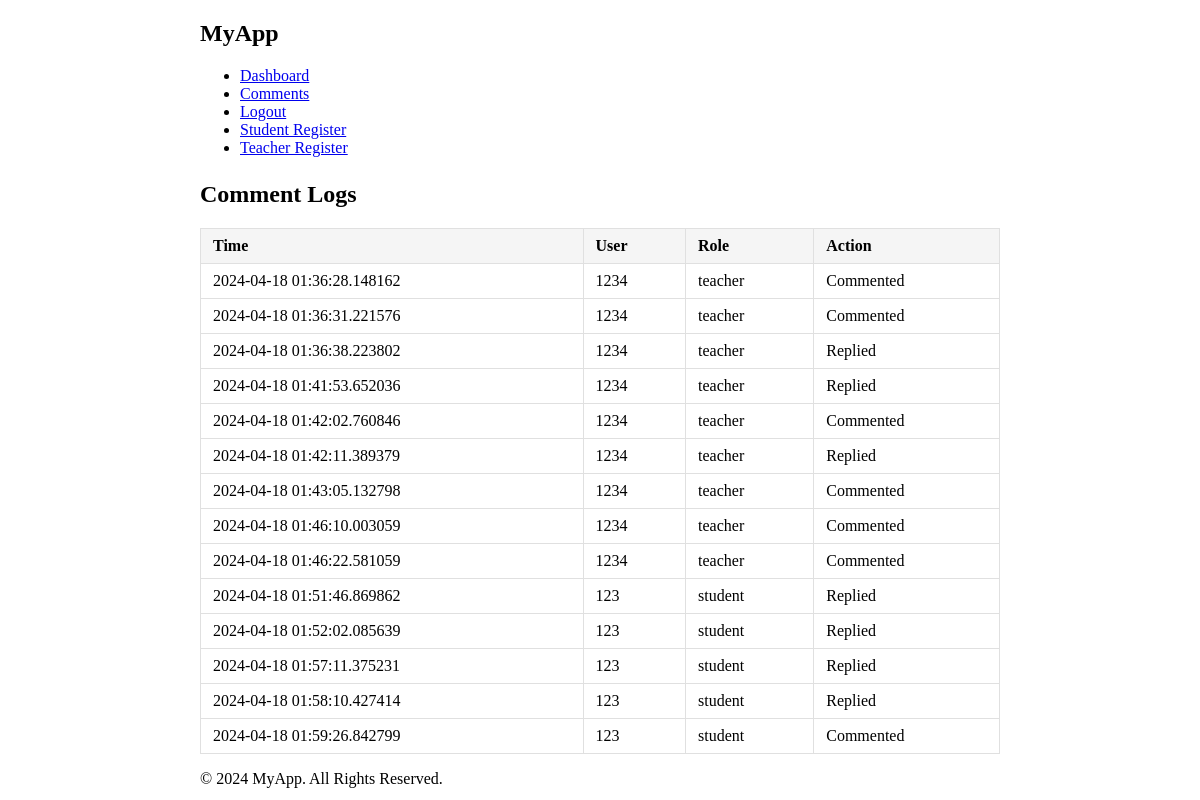
/comments_logs (signed in), run on an earlier commit of the app's database.
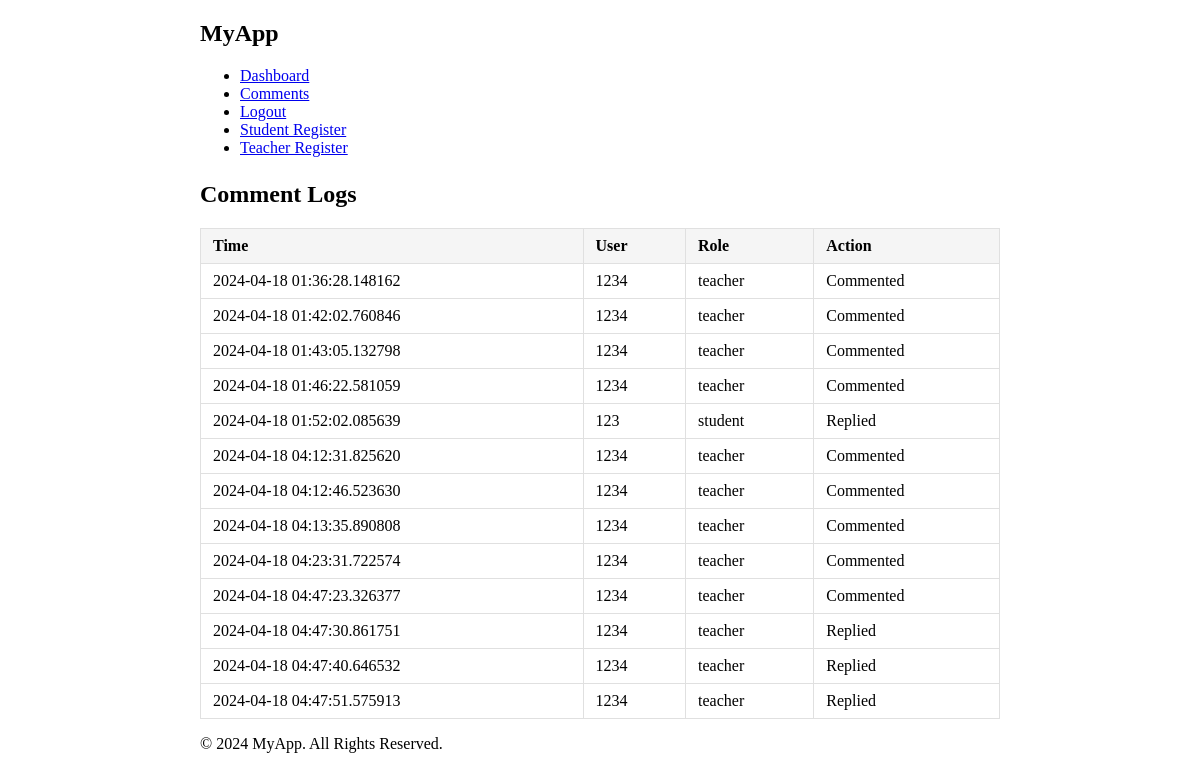
And on a later commit of the database.
### app/models/comment.py (models this page shows, shortened)
class Comment(db.Model):
    id = db.Column(db.Integer, primary_key=True)
    user_id = db.Column(db.Integer, db.ForeignKey('user.id'), nullable=False)
    user_name = db.Column(db.String(255), nullable=False)
    user_role = db.Column(db.String(255), nullable=False)
    content = db.Column(db.Text, nullable=False)
    timestamp = db.Column(db.DateTime, default=datetime.utcnow)
    parent_id = db.Column(db.Integer, db.ForeignKey('comment.id'), nullable=True)
    image = db.Column(db.String(255), nullable=True)  # 存储图片路径
    user = db.relationship('User', backref='comments', lazy=True)
    replies = db.relationship('Comment', backref=db.backref('parent', remote_side=[id]), lazy=True)

### app/routes/comment.py (the view)
@app.route('/comments_logs', methods=['get'])
def comment_log():
    if 'user_id' not in session:
        return redirect(url_for('login'))
    comments = Comment.query.all()
    return render_template('comments_logs.html', comments=comments)

### app/templates/comments_logs.html (shortened to what this page needs)
{% extends "base.html" %}
{% block content %}
<div class="container mt-4">
    <h2>Comment Logs</h2>
    <table class="comment-table">
        <thead>
            <tr>
                <th>Time</th>
                <th>User</th>
                <th>Role</th>
                <th>Action</th>
            </tr>
        </thead>
        <tbody>
            {% for comment in comments %}
            <tr>
                <td>{{ comment.timestamp }}</td>
                <td>{{ comment.user_name }}</td>
                <td>{{ comment.user_role }}</td>
                <td>
                    {% if comment.parent_id %}
                        Replied
                    {% else %}
                        Commented
                    {% endif %}
                </td>
            </tr>
            {% endfor %}
        </tbody>
    </table>
</div>
{% endblock %}

### app/templates/base.html (shortened to what this page needs)
<!DOCTYPE html>
<html lang="en">
<head>
    <link rel="stylesheet" href="{{ url_for('static', filename='style.css') }}">
</head>
<body>
<header>
    <nav>
        <div class="container">
            <h1>MyApp</h1>
            <ul>
                <li><a href="{{ url_for('dashboard') }}">Dashboard</a></li>
                <li><a href="{{ url_for('comments') }}">Comments</a></li>
                <li><a href="{{ url_for('logout') }}">Logout</a></li>
                <li><a href="{{ url_for('register_student') }}">Student Register</a></li>
                <li><a href="{{ url_for('register_teacher') }}">Teacher Register</a></li>
            </ul>
        </div>
    </nav>
</header>
<div class="container mt-4">
    {% block content %}
    {% endblock %}
</div>
<footer>
    <div class="container">
        <p>&copy; 2024 MyApp. All Rights Reserved.</p>
    </div>
</footer>
</body>
</html>

### app/templates/base.html (style rules this page uses)
.container { max-width: 800px; margin: 0 auto; }
.mt-4 { margin-top: 1.5rem; }
.comment-table { width: 100%; border-collapse: collapse; margin-top: 1rem; }
.comment-table th, .comment-table td { border: 1px solid #e0e0e0; padding: 8px 12px; text-align: left; }
.comment-table th { background-color: #f5f5f5; }

### app/templates/comments_logs.html (style rules this page uses)
.container { max-width: 800px; margin: 0 auto; }
.mt-4 { margin-top: 1.5rem; }
.comment-table { width: 100%; border-collapse: collapse; margin-top: 1rem; }
.comment-table th, .comment-table td { border: 1px solid #e0e0e0; padding: 8px 12px; text-align: left; }
.comment-table th { background-color: #f5f5f5; }

What changed in the data, as far as the page shows it:
removed Comment: timestamp "2024-04-18 01:36:31.221576", user_name "1234", user_role "teacher", shows "Commented"
removed Comment: timestamp "2024-04-18 01:36:38.223802", user_name "1234", user_role "teacher", shows "Replied"
removed Comment: timestamp "2024-04-18 01:41:53.652036", user_name "1234", user_role "teacher", shows "Replied"
removed Comment: timestamp "2024-04-18 01:42:11.389379", user_name "1234", user_role "teacher", shows "Replied"
removed Comment: timestamp "2024-04-18 01:46:10.003059", user_name "1234", user_role "teacher", shows "Commented"
removed Comment: timestamp "2024-04-18 01:51:46.869862", user_name "123", user_role "student", shows "Replied"
removed Comment: timestamp "2024-04-18 01:57:11.375231", user_name "123", user_role "student", shows "Replied"
removed Comment: timestamp "2024-04-18 01:58:10.427414", user_name "123", user_role "student", shows "Replied"
removed Comment: timestamp "2024-04-18 01:59:26.842799", user_name "123", user_role "student", shows "Commented"
added Comment: timestamp "2024-04-18 04:12:31.825620", user_name "1234", user_role "teacher", shows "Commented"
added Comment: timestamp "2024-04-18 04:12:46.523630", user_name "1234", user_role "teacher", shows "Commented"
added Comment: timestamp "2024-04-18 04:13:35.890808", user_name "1234", user_role "teacher", shows "Commented"
added Comment: timestamp "2024-04-18 04:23:31.722574", user_name "1234", user_role "teacher", shows "Commented"
added Comment: timestamp "2024-04-18 04:47:23.326377", user_name "1234", user_role "teacher", shows "Commented"
added Comment: timestamp "2024-04-18 04:47:30.861751", user_name "1234", user_role "teacher", shows "Replied"
added Comment: timestamp "2024-04-18 04:47:40.646532", user_name "1234", user_role "teacher", shows "Replied"
added Comment: timestamp "2024-04-18 04:47:51.575913", user_name "1234", user_role "teacher", shows "Replied"
